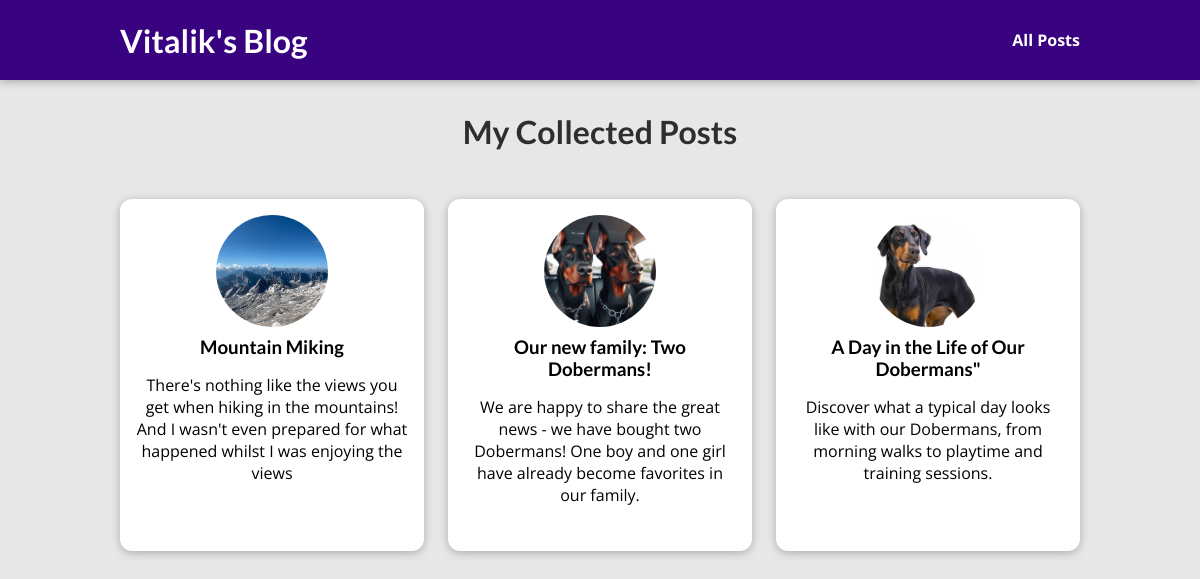
The page /posts on the database its author committed.
### blog/models.py (models this page shows)
class Post(models.Model):
    title = models.CharField(max_length=150)
    excerpt = models.CharField(max_length=200)
    image_name = models.CharField(max_length=100)
    date = models.DateField(auto_now=True)
    slug = models.SlugField(unique=True, db_index=True)
    content = models.TextField(validators=[MinLengthValidator(10)])
    author = models.ForeignKey(
        Author, on_delete=models.SET_NULL, null=True,related_name="posts")
    tags = models.ManyToManyField(Tag)

### blog/views.py (the view)
# urls.py: path("posts", views.posts,name="posts-page"),
def posts(request):
    all_posts = Post.objects.all().order_by("-date")
    return render(request, "all-posts.html",{
    "all_posts": all_posts
    })

### blog/templates/all-posts.html (shortened to what this page needs)
{% extends "base.html" %}
{% load static %}
{% block css_files %}
  <link rel="stylesheet" href="{% static "post.css" %}">
  <link rel="stylesheet" href="{% static "all-posts.css" %}">
{% endblock %}
{% block content %}
<section id="all-posts">
  <h2>My Collected Posts</h2>
  <ul>
    {% for post in all_posts %}
      {% include "includes/post.html" %}
    {% endfor %}
  </ul>
</section>
{% endblock %}

### blog/templates/includes/post.html
{% load static %}
<li>
    <article class="post">
        <a href="{% url "post-datail-page" post.slug %}">
            <img src="{% static "images/"|add:post.image_name %}" alt="{{ post.title }}" />
            <div class="post__content">
                <h3>{{ post.title }}</h3>
                <p>
                    {{ post.excerpt }}
                </p>
            </div>
        </a>
    </article>
</li>

### static/app.css (style rules this page uses)
* { box-sizing: border-box; }
html { font-family: 'Open Sans', 'Lato', sans-serif; }
body { margin: 0; }
h1, h2, h3 { font-family: 'Lato', sans-serif; font-weight: bold; }

### blog/static/post.css (style rules this page uses)
.post { display: flex; flex-direction: column; align-items: center; text-align: center; }
.post a { text-decoration: none; color: black; transition: all 0.2s ease; padding: 1rem; }
.post img { width: 5rem; height: 5rem; object-fit: cover; border-radius: 50%; }
.post h3 { margin: 0.25rem 0; }

### blog/static/all-posts.css (style rules this page uses)
body { background-color: #e7e7e7; }
#all-posts { margin: 7rem auto; width: 90%; max-width: 60rem; }
#all-posts h2 { text-align: center; font-size: 2rem; color: #2e2e2e; margin: 3rem 0; }
ul { list-style: none; margin: 0; padding: 0; display: grid; grid-template-columns: repeat(auto-fill, minmax(17rem, 1fr)); gap: 1.5rem; }
.post img { width: 7rem; height: 7rem; }
.post a { height: 22rem; transform-origin: center; box-shadow: 0 2px 8px rgba(0, 0, 0, 0.25); border-radius: 12px; background-color: white; }

### rows shown on the page
Post: image_name (picture), title "Mountain Miking", excerpt "There's nothing like the views you get when hiking in the mountains! And I wasn't even prepared for what happened whilst I was enjoying the views"
Post: image_name (picture), title "Our new family: Two Dobermans!", excerpt "We are happy to share the great news - we have bought two Dobermans! One boy and one girl have already become favorites in our family."
Post: image_name (picture), title "A Day in the Life of Our Dobermans\"", excerpt "Discover what a typical day looks like with our Dobermans, from morning walks to playtime and training sessions."
